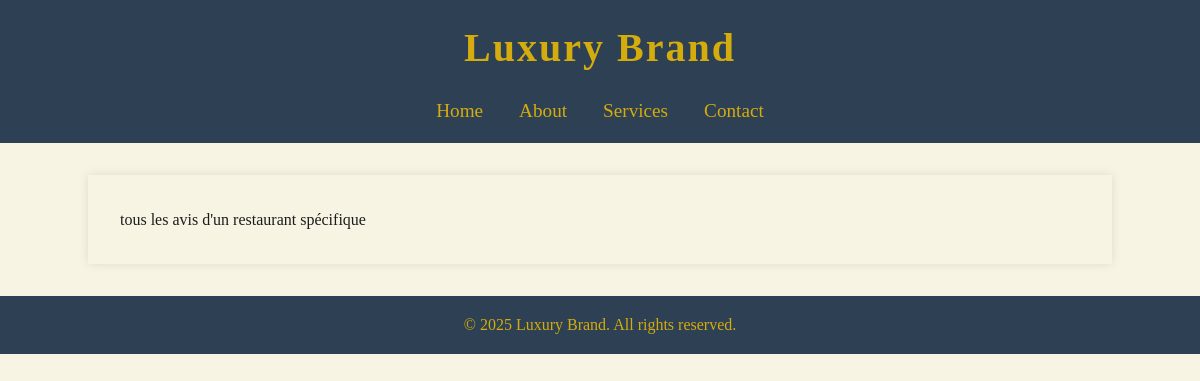
The page /app1/avis_restaurant_Specific/1/ on the database as committed earlier.
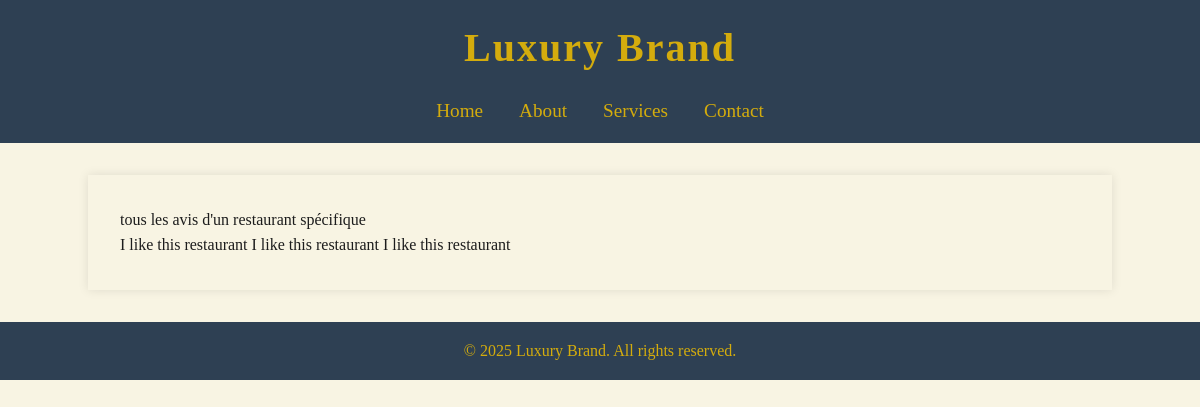
The same page on the database as committed later.
### app1/models.py (models this page shows, shortened)
class Review(models.Model):
    user = models.ForeignKey(User, on_delete=models.CASCADE)
    restaurant = models.ForeignKey(Restaurant, on_delete=models.CASCADE, related_name='reviews')
    rating = models.IntegerField()
    comment = models.TextField(blank=True)
    created_at = models.DateTimeField(auto_now_add=True)

### app1/views.py (the view)
# urls.py: path('avis_restaurant_Specific/<int:id>/', views.avis_restaurant_Specific, name='avis_restaurant_Specific'),
def avis_restaurant_Specific(request, id):
    restaurant = Restaurant.objects.get(id = id)
    reviews = Review.objects.filter(restaurant = restaurant)
    return render(request, 'restaurants/avis_restaurant_Specific.html', {'reviews':reviews})

### app1/templates/restaurants/avis_restaurant_Specific.html
{% extends 'base.html' %}
{% block content %}
<p>tous les avis d'un restaurant spécifique </p>
{% for review in reviews %}
{{review.comment}}
{% endfor %}
{% endblock %}

Rows that differ between the two databases and show on the page:
added Review: comment "I like this restaurant"
added Review: comment "I like this restaurant"
added Review: comment "I like this restaurant"
